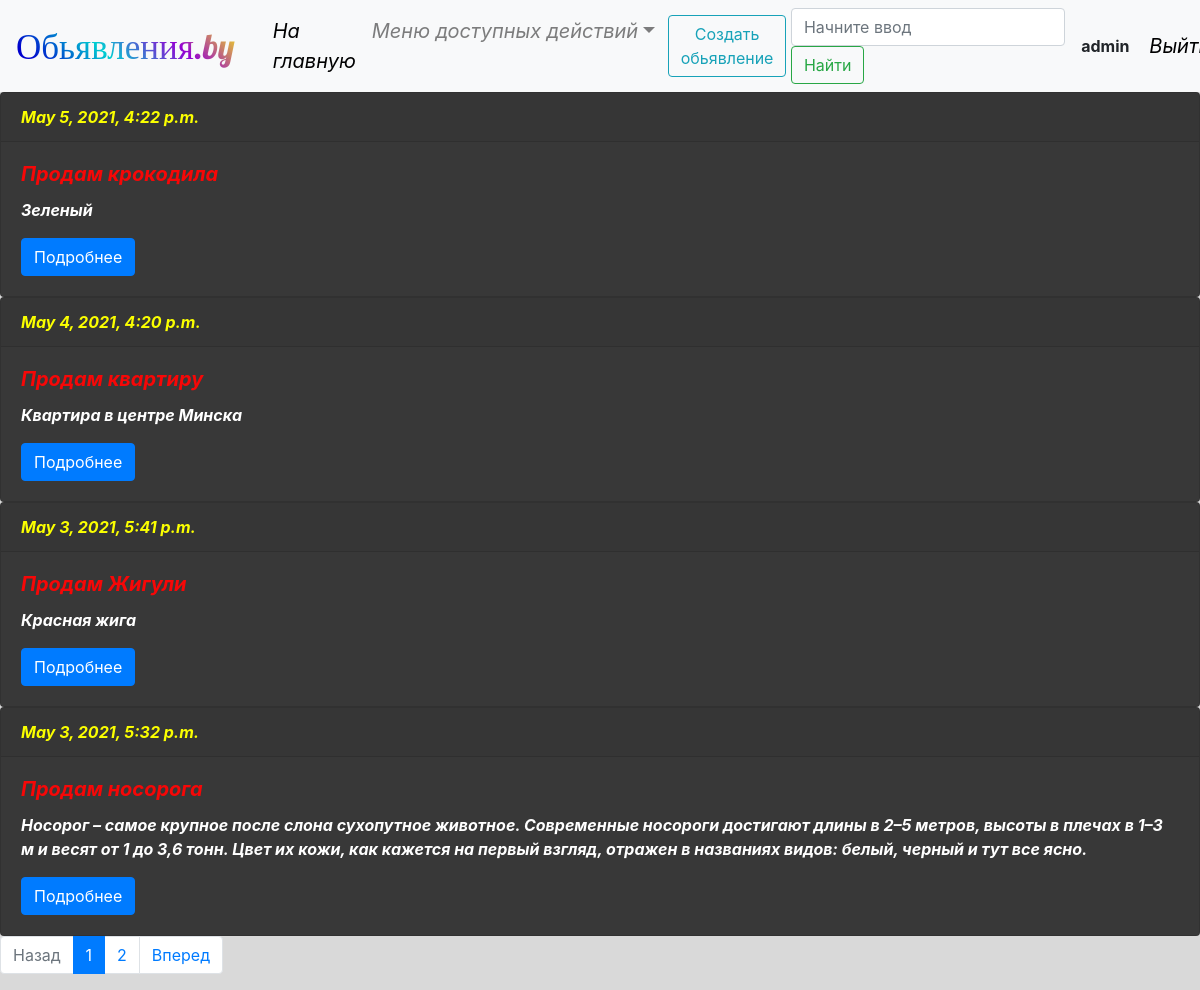
The app's page / (signed in) with its own data.
### main/models.py (models this page shows, shortened)
class Advert(models.Model):
    title = models.CharField(verbose_name='заглавие', max_length=50)
    text = models.TextField(verbose_name='Текст обьявления', null=True)
    phone = models.CharField(verbose_name='Телефон', max_length=15, null=True, blank=True)
    email = models.EmailField(verbose_name='правильный Email-адрес', max_length=30, null=True)
    date = models.DateTimeField(auto_now_add=True)
    gallery = models.ForeignKey(Gallery, verbose_name='Галерея', on_delete=models.CASCADE, null=True, blank=True)
    user = models.ForeignKey(User, verbose_name='Пользователь', on_delete=models.CASCADE)
    class Meta:
        verbose_name = 'Обьявление'
        verbose_name_plural = 'Обьявления'
        ordering = ['-date']
    def get_detailUrl(self):
        return reverse('adv_detail', kwargs={'pk': self.pk})

### main/views.py (the view)
# urls.py: path('', AdvertListView.as_view(), name='adv_list'),
class AdvertListView(generic.ListView):
    template_name = 'main/advertlist.html'
    context_object_name = 'adv'
    paginate_by = 4
    def get_queryset(self):
        if self.request.GET.get('val'):
            value = self.request.GET.get('val')
            queryset = Advert.objects.filter(Q(text__contains=value) | Q(title__contains=value))
        else:
            queryset = Advert.objects.all()
        return queryset
    def get_context_data(self, *, object_list=None, **kwargs):
        context = super().get_context_data(**kwargs)
        val = self.request.GET.get('val')
        context['search'] = val
        return context

### templates/main/advertlist.html
{% extends 'base.html' %}
{% block content %}
{% for item in adv %}
<div id="fff" class="card">
    <div id="ff2" class="card-header">{{ item.date }}</div>
    <div class="card-body">
        <h5 id="ff1" class="card-title">{{ item.title }}</h5>
        <p class="final">{{ item.text }}</p>
        <a href="{{ item.get_detailUrl }}" class="btn btn-primary">Подробнее</a>
    </div>
</div>
{% endfor %}
{% include 'paginator.html' %}
{% endblock %}

### templates/base.html (shortened to what this page needs)
<!DOCTYPE html>
{% load static %}
<html lang="en">
<head>
    <link rel="stylesheet" href="https://stackpath.bootstrapcdn.com/bootstrap/4.4.1/css/bootstrap.min.css"
>
    <link rel="stylesheet" href="{% static 'css/base.css' %}">
</head>
<body style="background-color: #d9d9d9;">
<nav class="navbar navbar-expand-lg navbar-light bg-light">
    <a class="logo" href="#">Обьявления.by</a>
    <div class="collapse navbar-collapse" id="navbarSupportedContent">
        <ul class="navbar-nav mr-auto">
            <li class="nav-item active">
                <a id="a" class="nav-link" href="{% url 'adv_list' %}">На главную<span class="sr-only">(current)</span></a>
            </li>
            {% if user.is_authenticated %}
            <li id="e" class="nav-item dropdown">
                <a class="nav-link dropdown-toggle" href="#" id="navbarDropdown" role="button" data-toggle="dropdown"
                   aria-haspopup="true" aria-expanded="false">Меню доступных действий</a>
            </li>
            {% endif %}
        </ul>
        {% if user.is_authenticated %}
        <a href="{% url 'adv_create' %}" type="button" class="btn btn-outline-info">Создать обьявление</a>
        {% endif %}
        <form class="form-inline my-2 my-lg-0" action="{% url 'adv_list' %}" method="get">
            <input class="form-control mr-sm-2" name="val" type="search" placeholder="Начните ввод" aria-label="Search">
            <button class="btn btn-outline-success my-2 my-sm-0" type="submit">Найти</button>
        </form>
        {% if user.is_authenticated %}
        <span><b> &nbsp;{{ user.username }}&nbsp; </b></span>
        <a id="d" class="nav-link" href="{% url 'account_logout' %}">Выйти</a>
        {% else %}
        <a id="b" class="nav-link" href="{% url 'account_login' %}">Вход</a>
        <a id="c" class="nav-link" href="{% url 'account_signup' %}">Регистрация</a>
        {% endif %}
    </div>
</nav>
{% block content %}
{% endblock %}
</body>
</html>

### static/css/base.css (style rules this page uses)
.logo { font-family: "Lobster", cursive; background: linear-gradient(45deg, #0000CD 10%,#00CED1,#9400D3,#FFFF00); -webkit-background-clip: text; -webkit-text-fill-color: transparent; color: #0000CD; display: table; font-size: 35px; }
#a { font-style: italic; font-size: 20px; color: #000000; margin-left:30px; }
#d { font-style: italic; font-size: 20px; color: #000000; }
#e { font-style: italic; font-size: 20px; }
#fff { background: #383838; }
#ff1 { color:#f70707; font-style: italic; font-weight: bold; }
#ff2 { color:#fbff00; font-style: italic; font-weight: bold; }
.final { color:#fff; font-style: italic; font-weight: bold; }

### records on screen
Advert: date "May 5, 2021, 4:22 p.m.", title "Продам крокодила", text "Зеленый"
Advert: date "May 4, 2021, 4:20 p.m.", title "Продам квартиру", text "Квартира в центре Минска"
Advert: date "May 3, 2021, 5:41 p.m.", title "Продам Жигули", text "Красная жига"
Advert: date "May 3, 2021, 5:32 p.m.", title "Продам носорога", text "Носорог – самое крупное после слона сухопутное животное. Современные носороги достигают длины в 2–5 метров, высоты в плечах в 1–3 м и весят от 1 до 3,6 тонн. Цвет их кожи, как кажется на первый взгляд, отражен в названиях видов: белый, черный и тут все ясно."

### other values on screen
{{ user.username }} "admin"
{{ n }} "1"
{{ n }} "2"
